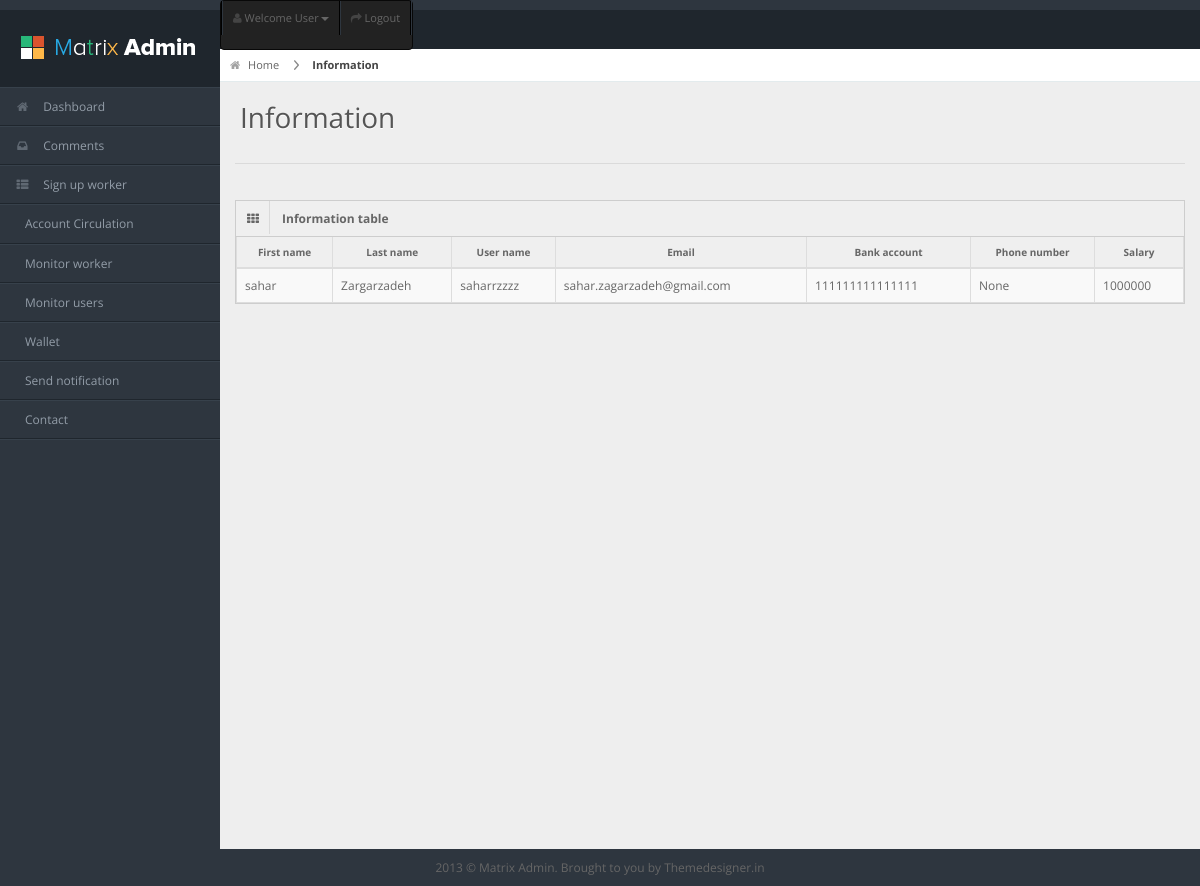
Screenshot of /manager/monitorworker/monitorworkerinformation/5 with the database file from the repository.
### core/models.py (models this page shows)
class Staff(models.Model):
    user = models.OneToOneField(User, on_delete=models.CASCADE, primary_key = True)
    bank_account = models.CharField(max_length=16, default="111111111111111")
    phone_number = models.CharField(max_length=11, null=True, blank=True)
    salary = models.PositiveIntegerField(default=1000000)

class User(AbstractUser):
    is_manager = models.BooleanField(default=False)
    is_staff = models.BooleanField(default=False)
    is_customer = models.BooleanField(default=False)
    class Meta(object):
        unique_together = ('email',)

### manager/views.py (the view)
# urls.py: path('monitorworker/monitorworkerinformation/<int:staff_id>', views.monitorworkerinformation,
def monitorworkerinformation(request, staff_id):
    staff_information = Staff.objects.all()
    staff = Staff.objects.get(pk=staff_id)
    return render(request, 'manager/monitorworkerinformation.html', context={'selected_staff' : staff, 'staff_information' : staff_information})

### manager/templates/manager/monitorworkerinformation.html (shortened to what this page needs)
{% load static %}
<!DOCTYPE html>
<html lang="en">
<head>
<link rel="stylesheet" href="{% static 'assets/css/bootstrap.min.css' %}" />
<link rel="stylesheet" href="{% static 'assets/css/bootstrap-responsive.min.css' %}" />
<link rel="stylesheet" href="{% static 'assets/css/uniform.css' %}" />
<link rel="stylesheet" href="{% static 'assets/css/select2.css' %}" />
<link rel="stylesheet" href="{% static 'assets/css/matrix-style.css' %}" />
<link rel="stylesheet" href="{% static 'assets/css/matrix-media.css' %}" />
<link href="{% static 'assets/font-awesome/css/font-awesome.css' %}" rel="stylesheet" />
</head>
<body>
<div id="header">
  <h1><a href="dashboard.html">Staff information</a></h1>
</div>
<div id="user-nav" class="navbar navbar-inverse">
  <ul class="nav">
    <li  class="dropdown" id="profile-messages" ><a title="" href="#" data-toggle="dropdown" data-target="#profile-messages" class="dropdown-toggle"><i class="icon icon-user"></i>  <span class="text">Welcome User</span><b class="caret"></b></a>
    </li>
    <li class=""><a title="" href="http://localhost:8000/"><i class="icon icon-share-alt"></i> <span class="text">Logout</span></a></li>
  </ul>
</div>
<div id="sidebar"> <a href="#" class="visible-phone">Forms</a>
  <ul>
    <li><a href="http://localhost:8000/manager/"><i class="icon icon-home"></i> <span>Dashboard</span></a> </li>
 <li> <a href="http://localhost:8000/manager/comments/"><i class="icon icon-inbox"></i> <span>Comments</span></a> </li>
	<li> <a href="http://localhost:8000/manager/signupworker"><i class="icon icon-th-list"></i> <span>Sign up worker</span> </a></li>
	<li><a href="http://localhost:8000/manager/accountcirculation"> <span>Account Circulation</span></a></li>
    <li><a href="http://localhost:8000/manager/monitorworker"> <span>Monitor worker</span></a></li>
     <li><a href="http://localhost:8000/manager/monitoringuser"> <span>Monitor users</span></a></li>
     <li><a href="http://localhost:8000/manager/managerwallet"> <span>Wallet</span></a></li>
     <li><a href="http://localhost:8000/manager/sendnotif/"> <span>Send notification</span></a></li>
          <li><a href="http://localhost:8000/manager/connect/"> <span>Contact</span></a></li>
  </ul>
</div>
<div id="content">
  <div id="content-header">
    <div id="breadcrumb"> <a href="#" title="Go to Home" class="tip-bottom"><i class="icon-home"></i> Home</a> <a href="#" class="current">Information</a> </div>
    <h1>Information</h1>
  </div>
  <div class="container-fluid">
    <hr>
    <div class="row-fluid">
      <div class="span12">
        <div class="widget-box">
          <div class="widget-title"> <span class="icon"> <i class="icon-th"></i> </span>
            <h5>Information table</h5>
          </div>
          <div class="widget-content nopadding">
            <table class="table table-bordered table-striped">
              <thead>
                <tr>
                  <th>First name</th>
                  <th>Last name</th>
                  <th>User name</th>
                  <th>Email</th>
                  <th>Bank account</th>
                  <th>Phone number</th>
                  <th>Salary</th>
                </tr>
              </thead>
              <tbody>
                <tr class="">
                  <td>{{ selected_staff.user.first_name }}</td>
                  <td>{{ selected_staff.user.last_name }}</td>
                  <td>{{ selected_staff.user.username }}</td>
                  <td> {{ selected_staff.user.email }}</td>
                  <td>{{ selected_staff.bank_account }}</td>
                  <td>{{ selected_staff.phone_number }}</td>
                  <td>{{ selected_staff.salary }}</td>
                </tr>
              </tbody>
            </table>
          </div>
        </div>
        </div>
      </div>
    </div>
  </div>
<div class="row-fluid">
  <div id="footer" class="span12"> 2013 &copy; Matrix Admin. Brought to you by <a href="http://themedesigner.in">Themedesigner.in</a> </div>
</div>
</body>
</html>

### manager/static/assets/css/matrix-style.css (style rules this page uses)
* { outline:none !important; -moz-outline: none !important; }
html, body { height:100% }
body { overflow-x: hidden; margin-top: -10px; font-family: 'Open Sans', sans-serif; font-size:12px; color:#666; }
a { color:#666; }
select, textarea, input[type="text"], input[type="password"], input[type="datetime"], input[type="datetime-local"], input[type="date"], input[type="month"], input[type="time"], input[type="week"], input[type="number"], input[type="email"], input[type="url"], input[type="search"], input[type="tel"], input[type="color"], .uneditable-input, .label, .dropdown-menu, .btn, .well, .progress, .table-bordered, .btn-group > .btn:first-child, .btn-group > .btn:last-child, .btn-group > .btn:last-child, .btn-group > .dropdown-toggle, .alert { border-radius:0px; }
#footer { padding:10px; text-align:center; }
hr { border-top-color:#dadada; }
#header { height: 77px; position: relative; width: 100%; z-index: -9; }
#header h1 { background: url("../img/logo.png") no-repeat scroll 0 0 transparent; height: 31px; left: 20px; line-height: 600px; overflow: hidden; position: relative; top: 26px; width: 191px; }
#header h1 a { display: block; }
#user-nav { position: absolute; left: 220px; top:0px; z-index: 20; margin: 0; }
#user-nav > ul { margin: 0; padding: 0; list-style: none; border-right: 1px solid #2e363f;border-left: 1px solid #000; }
#user-nav > ul > li { float: left; list-style-type: none; margin: 0; position: relative; padding: 0; border-left: 1px solid #2e363f; border-right: 1px solid #000; }
#user-nav > ul > li > a { padding:9px 10px; display: block; font-size: 11px; }
#user-nav > ul > li > a > i, #sidebar li a i { opacity: .5; margin-top: 2px; }
#sidebar { display: block; float: left; position: relative; width: 220px; z-index: 16; }
#sidebar > ul { list-style: none; margin: 0px 0 0; padding: 0; position: absolute; width: 220px; }
#sidebar > ul > li { display: block; position: relative; }
#sidebar > ul > li > a { padding: 10px 0 10px 15px; display: block; color: #939da8; }
#sidebar > ul > li > a > i { margin-right: 10px; }
#content { background: none repeat scroll 0 0 #eeeeee; margin-left: 220px; margin-right: 0; padding-bottom: 25px; position: relative; min-height:100%; width: auto; }
#content-header { position: abslute; width: 100%; margin-top: -38px; z-index: 20; }
#content-header h1 { color: #555555; font-size: 28px; font-weight: normal; float: none; text-shadow: 0 1px 0 #ffffff; margin-left: 20px; position: relative; }
#content-header h1, #content-header .btn-group { margin-top: 20px; }
#breadcrumb { background-color: #fff; border-bottom: 1px solid #e3ebed; }
#breadcrumb a { padding: 8px 20px 8px 10px; display: inline-block; background-image: url('../img/breadcrumb.png'); background-position: center right; background-repeat: no-repeat; font-size: 11px; color: #666666; }
#breadcrumb a:last-child { background-image:none; }
#breadcrumb a.current { font-weight: bold; color: #444444; }
#breadcrumb a i { margin-right: 5px; opacity: .6; }
.stat-boxes .peity_bar_good, .stat-boxes .peity_line_good, { color: #459D1C; }
.widget-box { background: none repeat scroll 0 0 #F9F9F9; border-left: 1px solid #CDCDCD; border-top: 1px solid #CDCDCD; border-right: 1px solid #CDCDCD; clear: both; margin-top: 16px; margin-bottom: 16px; position: relative; }
.widget-title, .modal-header, .table th, div.dataTables_wrapper .ui-widget-header { background:#efefef; border-bottom: 1px solid #CDCDCD; height: 36px; }
.widget-title span.icon { padding: 9px 10px 7px 11px; float: left; border-right:1px solid #dadada; }
.widget-title h5 { color: #666; float: left; font-size: 12px; font-weight: bold; padding: 12px; line-height: 12px; margin: 0; }
.widget-content { padding:15px; border-bottom: 1px solid #cdcdcd; }
.table th { height: auto; font-size: 10px; padding: 5px 10px 2px; border-bottom: 0; text-align: center; color: #666666; }
.nopadding { padding: 0 !important; }
.nopadding .table { margin-bottom: 0; }
.nopadding .table-bordered { border: 0; }

### manager/static/assets/css/matrix-media.css (style rules this page uses)
body { background:#2E363F; }
#header { background-color: #1f262d; margin-top:10px; }
#sidebar > ul { border-bottom: 1px solid #37414b }
#sidebar > ul > li { border-top: 1px solid #37414b; border-bottom: 1px solid #1f262d; }

### rows the page displays
Staff: user.first_name "sahar", user.last_name "Zargarzadeh", user.username "saharrzzzz", user.email "sahar.zagarzadeh@gmail.com", bank_account "111111111111111", phone_number "None", salary "1000000"
